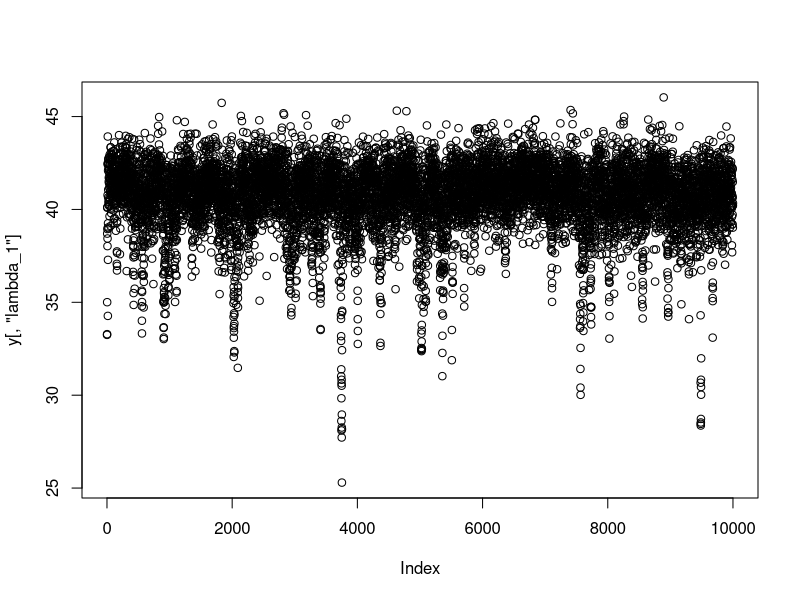
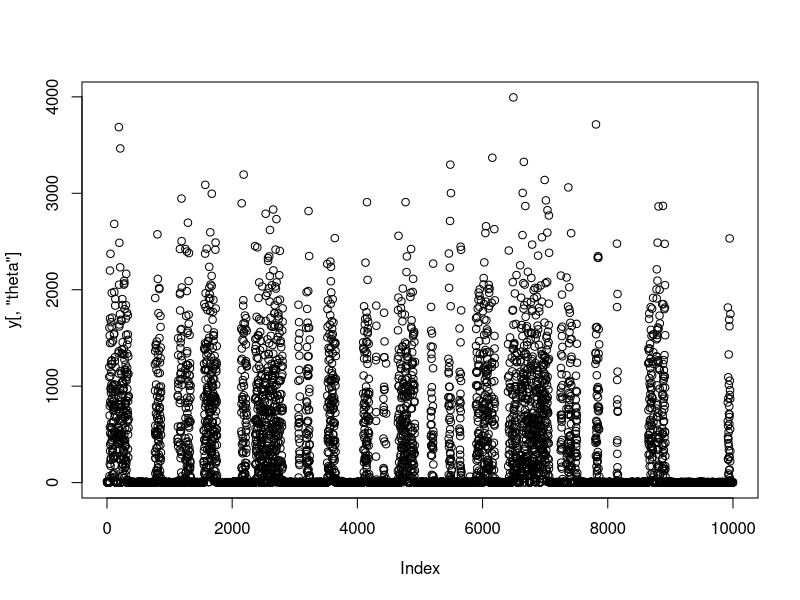
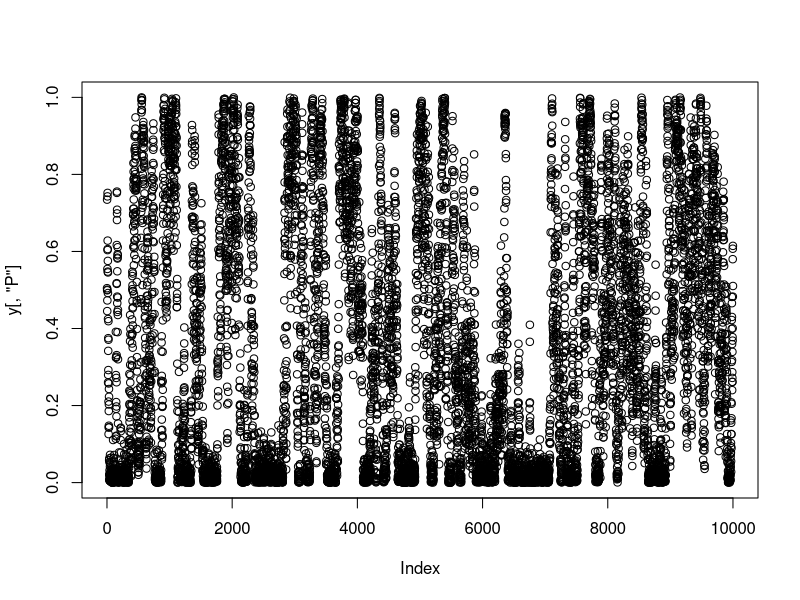

Reproduce these figures in R, in order.
## ---- chunk 1
demi_gauss<-function(mu, var){
  flag =TRUE
  while(flag){  
    val = rnorm(n=1,mean=mu, sd = sqrt(var))
    if(val > 0){
      flag=FALSE
    }
  }
  return(val)
}
## ---- chunk 2
marginale_lambda_1<- function(y,T, P, tau, theta){
sigma_0_carre <-10^6 
sigma_carre <- 1/tau
mu_0 = 0
x <- ifelse(T == 1, y, y - theta)
#print("x")
#print(x)
n<- length(x)

sigma_carre_f = 1/(1/sigma_0_carre + n/sigma_carre)
mu_f = sigma_carre_f*(mu_0/sigma_0_carre + sum(x)/sigma_carre)
#x <- seq(-100, 100, length.out = 1000)  
#y <- dnorm(x, mean = mu_f, sd = sigma_carre_f)

#print('pour lambda')
#print(mu_f)
#print(sigma_carre_f)
tirage_lambda_1 <- rnorm(n=1,mean=mu_f,sd= sigma_carre_f)

return(tirage_lambda_1) }
## ---- chunk 3
marginale_theta <- function(y,lambda_1, T, P, tau){
  x_tilde <-y[T==2]
  x_tilde <- x_tilde-lambda_1
  sigma_0_carre <-10^6 
  sigma_carre <- 1/tau
  mu_0 = 0
  k <- length(x_tilde)
  
  sigma_carre_f = 1/(1/sigma_0_carre + k/sigma_carre)
  mu_f = sigma_carre_f*(mu_0/sigma_0_carre + sum(x_tilde)/sigma_carre)
  
  
  #print('pour theta')
  #print(mu_f)
  #print(sigma_carre_f)
  #b <- replicate(1000, demi_gauss(mu_f, sigma_carre_f))
  #plot(density(b))
  tirage_theta <- demi_gauss(mu_f, sigma_carre_f)
  return(tirage_theta)
}
## ---- chunk 4
marginale_T<- function(y,lambda_1, P, tau, theta){
  n<-length(y)
  probas_gpe_1 <- (1-P)*dnorm(y, mean = lambda_1, sd=1/tau )
  probas_gpe_2 <- P*dnorm(y, mean = lambda_1 + theta, sd=1/tau )
  #print('groupe 1')
  #print(probas_gpe_1)
  #print('groupe 2')
  #print(probas_gpe_2)
  probas_gpe_1_norm <-probas_gpe_1/(probas_gpe_1+probas_gpe_2)
  probas_gpe_2_norm <-probas_gpe_2/(probas_gpe_1+probas_gpe_2) #on normalise 

  tirage_vect <- function(p1, p2) {
  n <- length(p1)
  res <- numeric(n)
  for (i in 1:n) {
    res[i] <- sample(c(1, 2), size = 1, prob = c(p1[i], p2[i]))
  }
  return(res)
  } 
  
  tirage_T<- tirage_vect(probas_gpe_1_norm, probas_gpe_2_norm)
  return(tirage_T)
}
## ---- chunk 5
library(gtools)
marginale_P<-function(y,lambda_1, T, tau, theta,alpha){
  x_tilde <-y[T==2]
  k <- length(x_tilde)
  n<- length(y)
  alpha_f <-c(1+k, 1+n-k)
  tirage_P <- rdirichlet(1, alpha_f)
  return(tirage_P[1])
}
## ---- chunk 6
marginale_tau<-function(y,lambda_1, T, P, theta){
  x <- y - (T-1)*theta #T-1 est une indicatrice de l'appartenance à la classe 2
  alpha = 0.001
  beta = 0.001
  n <-length(y)
  alpha_f = alpha + n/2
  beta_f = sum (  ((x-lambda_1)^2)/2 ) + beta
  
  tirage_tau <- rgamma(1, shape=alpha_f, rate=beta_f)
}




## ---- chunk 7
gibbs<- function(n_iterations) {
  # Matrice pour stocker les échantillons
  echantillons <- matrix(0, nrow = n_iterations, ncol = 4)
  colnames(echantillons) <- c("lambda_1", "theta",  "P", "tau")
  
  # Initialisation
  lambda_1 <- 0
  P <- 0.5
  tau <- 0.01
  theta <- 40
  
  
  y <-
    c(529, 530, 532, 533.1, 533.4, 533.6, 533.7, 534.1, 534.8, 535.3, 
      535.4, 535.9, 536.1, 536.3, 536.4, 536.6, 537, 537.4, 537.5, 
      538.3, 538.5, 538.6, 539.4, 539.6, 540.4, 540.8, 542, 542.8, 
      543, 543.5, 543.8, 543.9, 545.3, 546.2, 548.8, 548.7, 548.9, 
      549, 549.4, 549.9, 550.6, 551.2, 551.4, 551.5, 551.6, 552.8, 
      552.9, 553.2)
  y<- y - 500

  T <- ifelse(y > median(y), 2, 1)
  lambda_1 <- mean(y[T==1])
  
  theta<- mean(y[T==2])-lambda_1
  var = (min (var(y[T==1]), var(y[T==2])))
  #print('tau')
  #print(1/var)


  
  alpha <-
    c(0.8, 0.8)
  
  for (i in 1:n_iterations) {
    # Tirages conditionnels
    #print(T)
    lambda_1 <- marginale_lambda_1(y,T, P, tau, theta)
    theta    <- marginale_theta(y,lambda_1, T, P, tau)
    tau      <- marginale_tau(y,lambda_1, T, P, theta)
    P        <- marginale_P(y,lambda_1, T, tau, theta, alpha)
    T        <- marginale_T(y,lambda_1, P, tau, theta)
    
    # Stockage des échantillons
    
    echantillons[i, ] <- c(lambda_1, theta, P[1],  tau)
  }
  
  return(echantillons)
}

## ---- chunk 8
y <- gibbs(10000)
#print(mean(y[,'lambda_1']))
plot(y[,'lambda_1'])
plot(y[,'theta'])
plot(y[,'P'])
